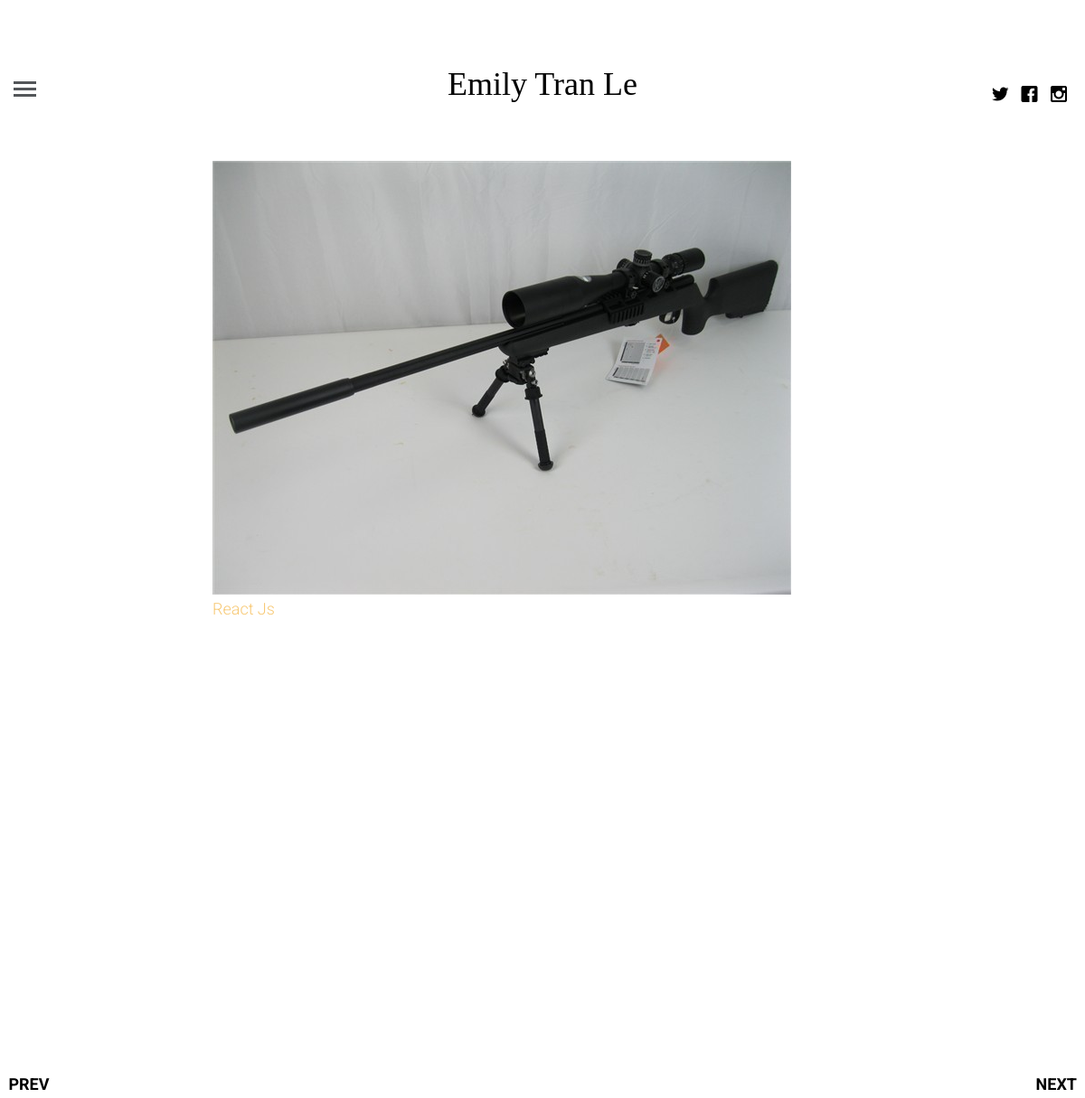
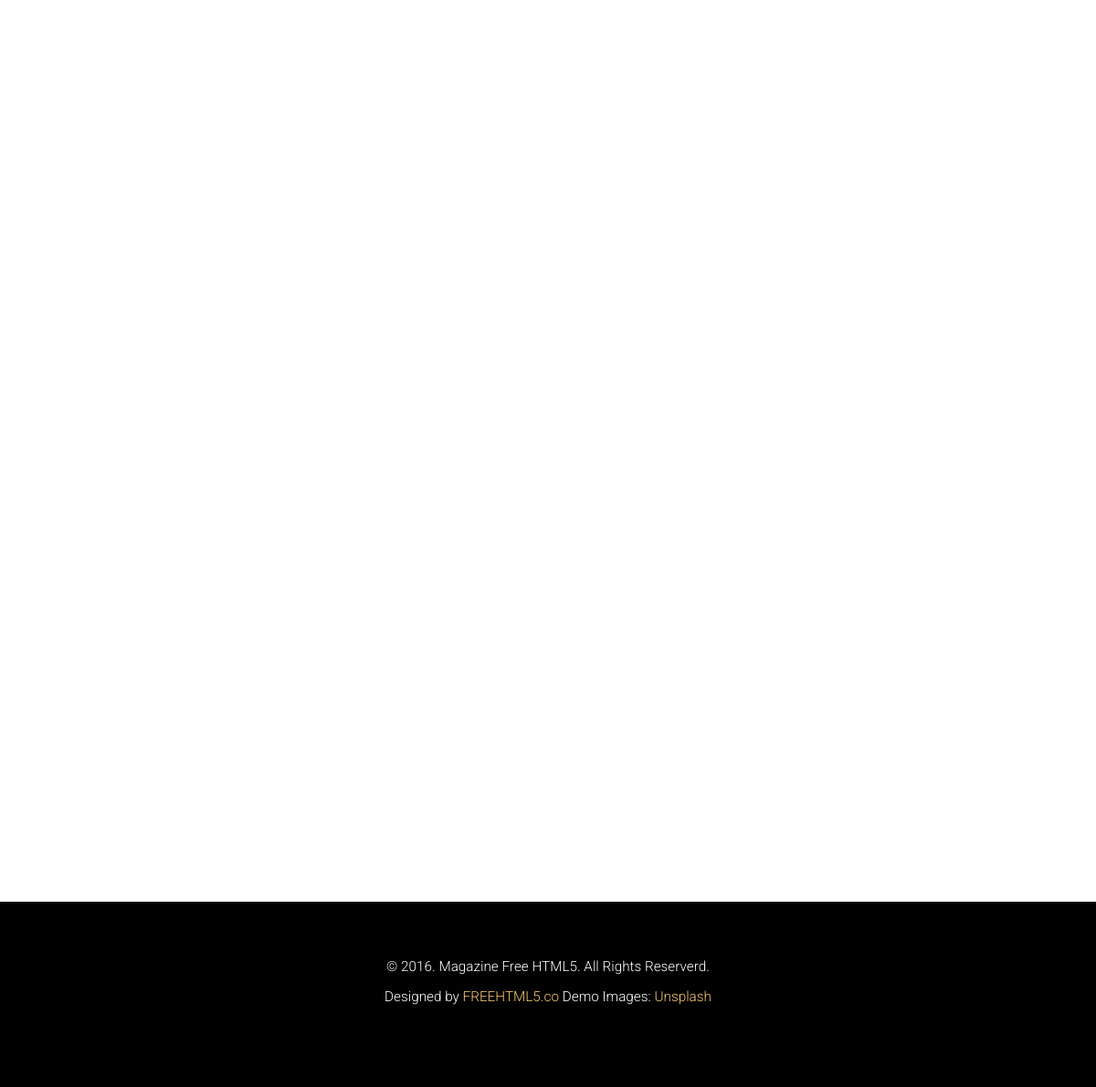
Screenshot of /single_post/2 with the database file from the repository (2 pictures, top to bottom).
### blog_app/models.py (models this page shows, shortened)
class Post(models.Model):
    title = models.CharField(max_length=150)
    post_category = models.ForeignKey(category, on_delete=models.CASCADE)
    image = models.ImageField(upload_to='post/picture')
    descriptions = models.TextField()
    post_author = models.ForeignKey(author, on_delete=models.CASCADE)
    blockquote = models.TextField()
    highlight = models.CharField(max_length=150)
    posted = models.DateTimeField(auto_now_add=True, auto_now=False)
    updated = models.DateTimeField(auto_now=True, auto_now_add=False)

class category(models.Model):
    category_name = models.CharField(max_length=150)

### blog_app/views.py (the view)
# urls.py: path('single_post/<int:id>', views.getSingle, name="single"),
def getSingle(request, id):
    single_post = get_object_or_404(Post, pk=id)
    first_slide = Post.objects.first()
    last_slide = Post.objects.last()
    return render(request, 'single.html',{'sp':single_post, 'f':first_slide, 'l':last_slide})

### templates/single.html (shortened to what this page needs)
{% extends 'base.html' %}
{% load static %}
{% block body_block %}
	{% if sp.id > f.id %}
	<a href="{% url 'single' id=sp.id|add:'-1' %}" class="fh5co-post-prev"><span><i class="icon-chevron-left"></i> Prev</span></a>
	{% endif %}
	{% if sp.id < l.id %}
	<a href="{% url 'single' id=sp.id|add:'1' %}" class="fh5co-post-next"><span>Next <i class="icon-chevron-right"></i></span></a>
	{% endif %}
			<article class="col-lg-8 col-lg-offset-2 col-md-8 col-md-offset-2 col-sm-8 col-sm-offset-2 col-xs-12 col-xs-offset-0">
				<figure class="animate-box">
					<img src="{{ sp.image.url }}" alt="Image" class="img-responsive">
				</figure>
				<span class="fh5co-meta animate-box"><a href="single.html">{{ sp.post_category.category_name }}</a></span>
				<div class="col-lg-12 col-lg-offset-0 col-md-12 col-md-offset-0 col-sm-12 col-sm-offset-0 col-xs-12 col-xs-offset-0 text-left content-article">
					<div class="row">
					</div>
					<div class="row rp-b">
					</div>
					<div class="row">
					</div>
				</div>
			</article>
{% endblock %}

### static/css/icomoon.css (style rules this page uses)
[class^="icon-"], [class*=" icon-"] { font-family: 'icomoon' !important; speak: none; font-style: normal; font-weight: normal; font-variant: normal; text-transform: none; line-height: 1; -webkit-font-smoothing: antialiased; -moz-osx-font-smoothing: grayscale; }
.icon-chevron-left:before { content: "\e922"; }
.icon-chevron-right:before { content: "\e923"; }

### static/css/style.css (style rules this page uses)
html { background: #fff; }
body { font-family: "Roboto", arial, sans-serif; font-size: 18px; font-weight: 300; line-height: 1.8; color: #222; background: #fff; }
a { color: #f7c873; -webkit-transition: 0.5s; -o-transition: 0.5s; transition: 0.5s; }
.fh5co-post-prev, .fh5co-post-next { position: fixed; z-index: 999; top: 50%; height: 50px; margin-top: -25px; color: #000; text-transform: uppercase; font-weight: bold; -webkit-transition: 0.5s; -o-transition: 0.5s; transition: 0.5s; }
.fh5co-post-prev span, .fh5co-post-next span { vertical-align: base; width: 100px; }
.fh5co-post-prev span i, .fh5co-post-next span i { top: 7px; position: relative; font-size: 30px; color: #000; }
.fh5co-post-prev { left: 0; margin-left: -25px; }
.fh5co-post-next { right: 0; margin-right: -25px; }
.js .to-animate, .js .to-animate-2, .js .animate-box { opacity: 0; }
.rp-b { padding-bottom: 40px; }

### rows the page displays
Post: image (picture), post_category.category_name "React Js"
